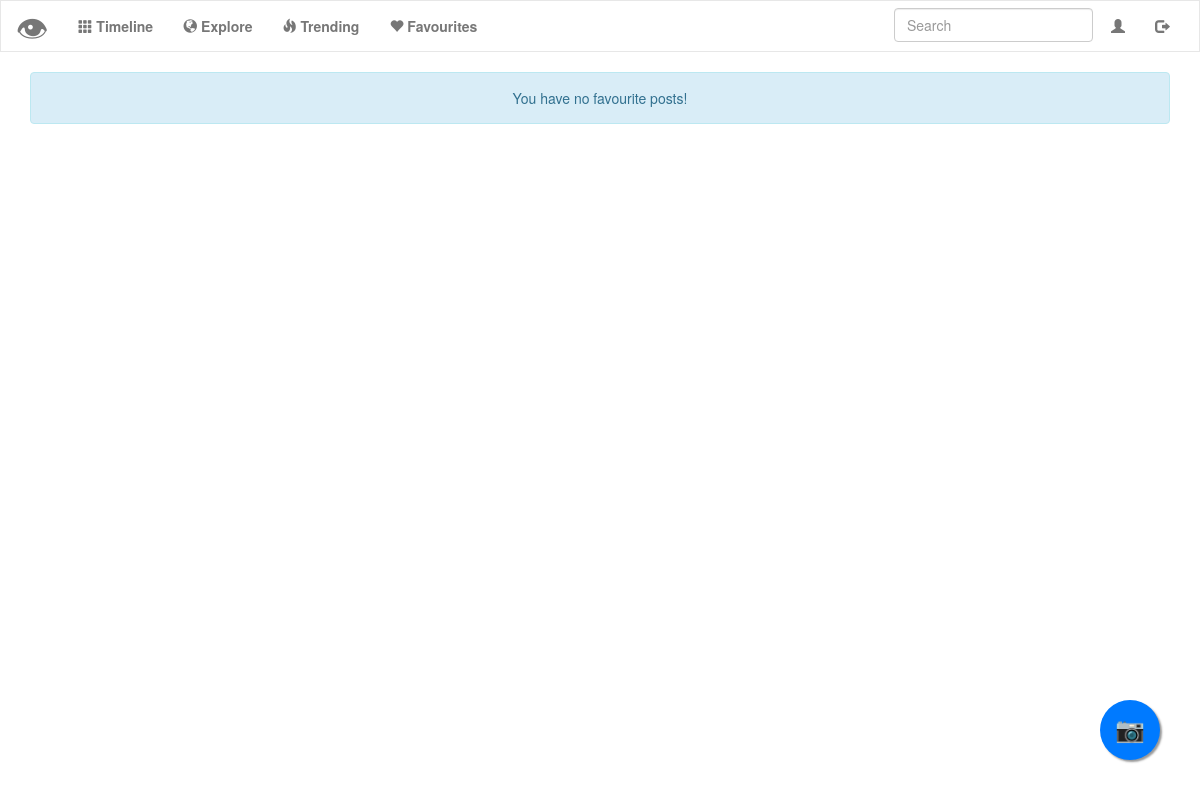
Before: /favourites (signed in) with the older database file.
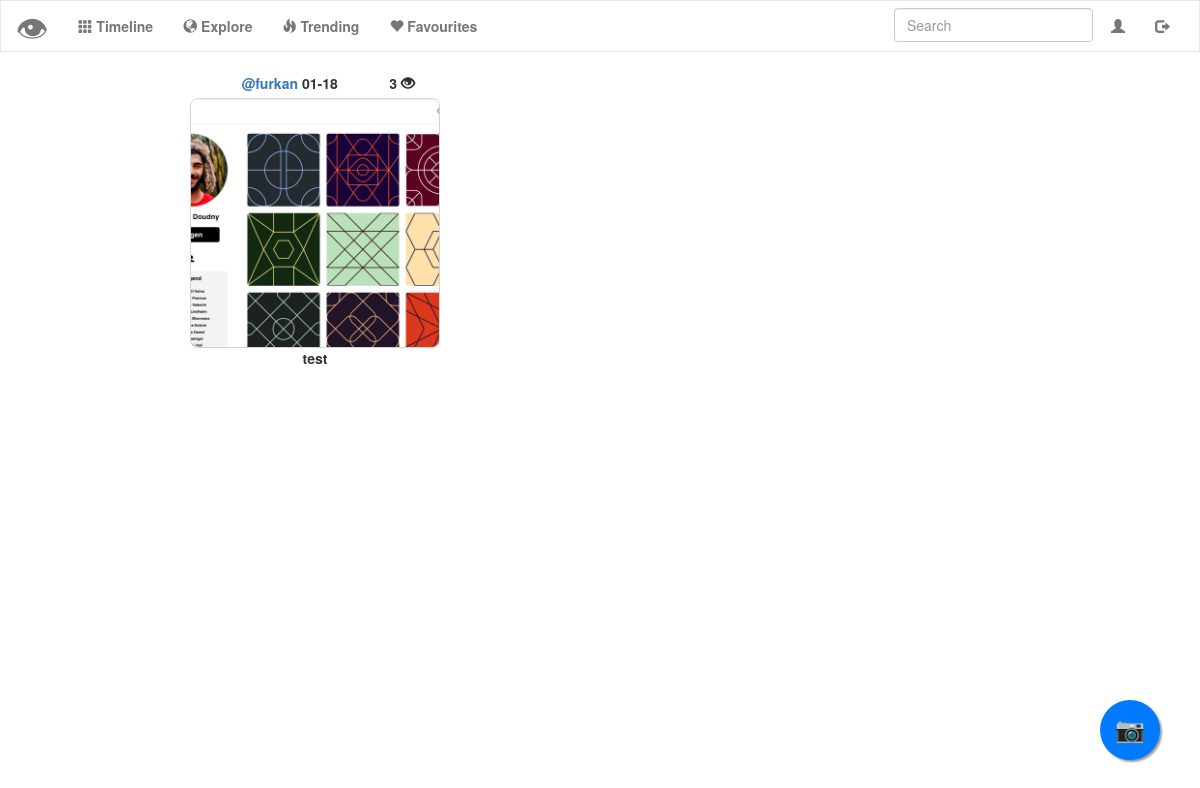
After: the same page with the newer database file.
### tables this page shows
CREATE TABLE 'uploads' ('id' integer PRIMARY KEY AUTOINCREMENT NOT NULL, 'user_id' integer NOT NULL, 'upload' text NOT NULL, 'description' text NOT NULL, 'timestamp' double precision NOT NULL DEFAULT CURRENT_TIMESTAMP, 'username'  text NOT NULL  , 'score' INTEGER NOT NULL DEFAULT 0);

### application.py (the view)
@app.route("/favourites")
@login_required
def favourites():
    favourites = []
    post_id = get_favourites(session["user_id"])
    if len(post_id) == 0:
        flash("You have no favourite posts!")
        return render_template("favourites.html")
    for p in post_id:
        favourites.append(get_info(p["photo_id"]))
    print(favourites)
    favourites.sort(key=lambda d: d['timestamp'])
    return render_template("favourites.html", favourites=favourites, user_id=session["user_id"])

### helpers.py (called while the page is built)
def login_required(f):
    @wraps(f)
    def decorated_function(*args, **kwargs):
        if session.get("user_id") is None:
            return redirect("/login")
        return f(*args, **kwargs)
    return decorated_function

def get_favourites(user_id):
    photo_id = db.execute("SELECT photo_id FROM favourites WHERE user_id = :user_id", user_id=user_id)
    return photo_id

def get_info(post_id):
    post_info = db.execute("SELECT * FROM uploads WHERE id=:post_id",
                           post_id=post_id)
    post_info = change_timestamp(post_info)[0]
    return post_info

def change_timestamp(post_list):
    for post in post_list:
        date = post["timestamp"]
        date = date[5:11]
        post["timestamp"] = date
    return post_list

### templates/favourites.html (shortened to what this page needs)
{% extends "layout.html" %}
{% block main %}
  {% for post in favourites %}
    <div class="col-lg-6 col-md-6 col-sm-6 col-xs-6">
        <button name="modal" class="photo_modal" data-toggle="modal" data-target="#photomodal">
            <label for="modal">
              <a href="{{ url_for('profile', username= post.username) }}"><label id="username">{{ post.username }} </label></a>
              <label id="timestamp">{{ post.timestamp }} </label>
              <label id="score">{{ post.score }} <span class="glyphicon glyphicon-eye-open"></span></label>
              <img src="/upload/{{ post.upload }}" class="img-responsive">
              <label id="discription">{{ post.description }} </label>
            </label>
        </button>
    </div>
  {% endfor %}
{% endblock %}

Changed rows visible on the page:
now on this page (row edited): uploads: username "@furkan", timestamp "01-18", score "3", upload (picture), description "test"
Other visible differences:
{{ get_flashed_messages() | join(" ") }}: "You have no favourite posts!" → (not shown)
